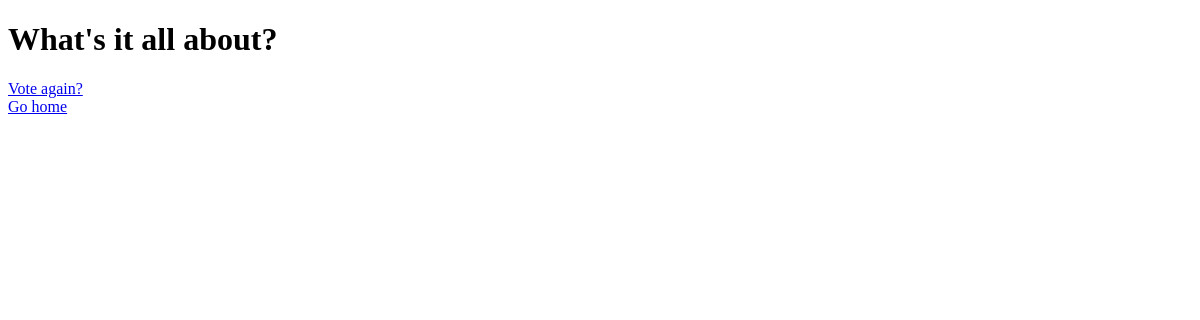
Before: /polls/1/results/ with the older database file.
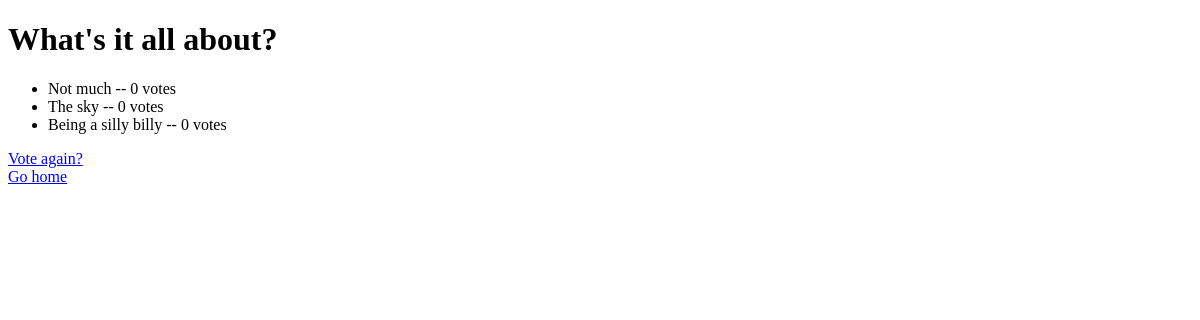
After: the same page with the newer database file.
### polls/models.py (models this page shows, shortened)
class Question(models.Model):
    question_text = models.CharField(max_length=200)
    pub_date = models.DateTimeField("date published")

class Choice(models.Model):
    question = models.ForeignKey(Question, on_delete=models.CASCADE)
    choice_text = models.CharField(max_length=200)
    votes = models.IntegerField(default=0)

### polls/views.py (the view)
# urls.py: path("<int:pk>/results/", views.ResultsView.as_view(), name="results"),
class ResultsView(generic.DetailView):
    model = Question # Tells the DetailView that its object of interest will be the Question model
    template_name = "polls/results.html"

### polls/templates/polls/results.html (shortened to what this page needs)
<!doctype html>
<html lang="en-US">
   <head>
   </head>
   <body>
         <h1> {{ question.question_text }} </h1>
         <ul>
            {% for choice in question.choice_set.all %}
               <li>{{ choice.choice_text }} -- {{ choice.votes }} vote{{ choice.votes|pluralize }}</li>
            {% endfor %}
        </ul>
        <a href="{% url 'polls:detail' question.id %}"> Vote again?</a><br>
        <a href="{% url 'polls:index' %}"> Go home </a>
   </body>
</html>

Changed rows visible on the page:
added Choice: choice_text "Not much", votes "0"
added Choice: choice_text "The sky", votes "0"
added Choice: choice_text "Being a silly billy", votes "0"
